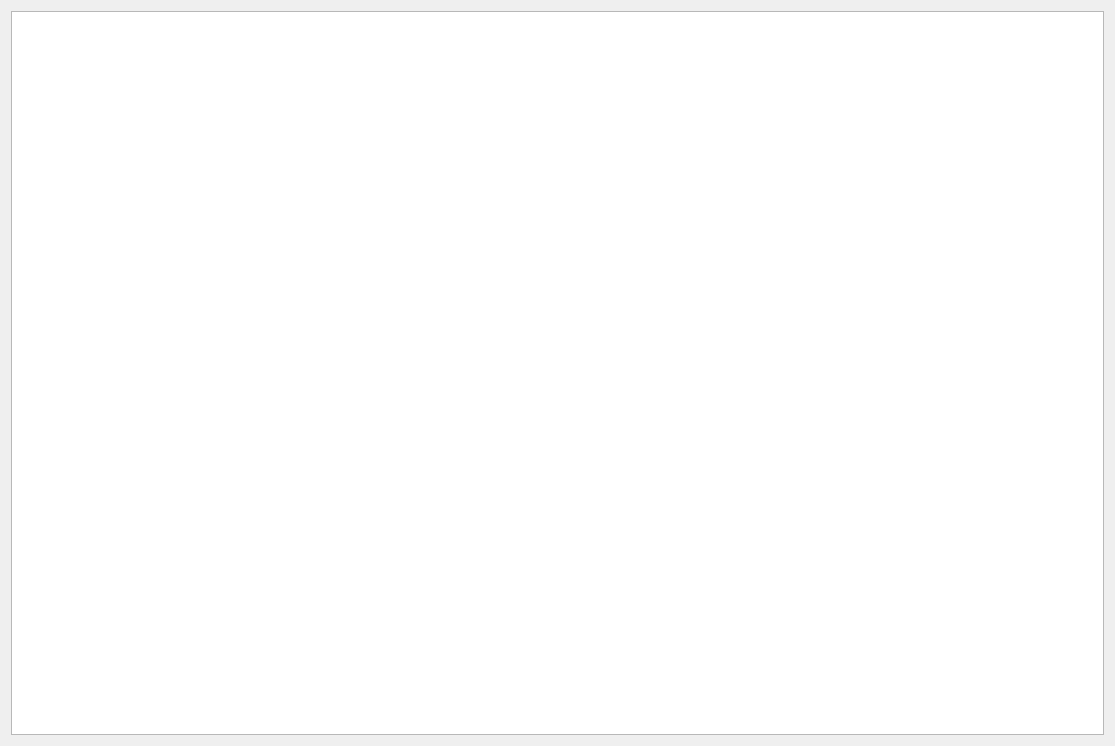
<?xml version="1.0" encoding="UTF-8"?>
<ui version="4.0">
 <class>history</class>
 <widget class="QDialog" name="history">
  <property name="geometry">
   <rect>
    <x>0</x>
    <y>0</y>
    <width>1115</width>
    <height>746</height>
   </rect>
  </property>
  <property name="windowTitle">
   <string>Dialog</string>
  </property>
  <layout class="QGridLayout" name="gridLayout">
   <item row="0" column="0">
    <widget class="QTableView" name="tableView"/>
   </item>
  </layout>
 </widget>
 <resources/>
 <connections/>
</ui>
